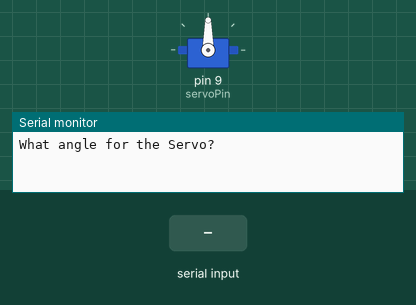
A sketch run on a simulated Arduino Uno, built with avr-gcc and run on an emulated ATmega328P. On the bench: servo, the last lines printed to the serial monitor. The test bench sets the inputs (shaded band).

Above: at 1.2 s.
1.3 s: "30,150\n" received over Serial
At 3.1 s:
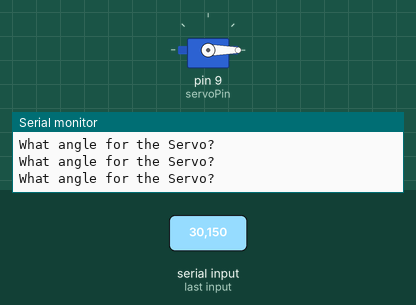
3.8 s: "90,45\n" received over Serial
At 4.2 s:
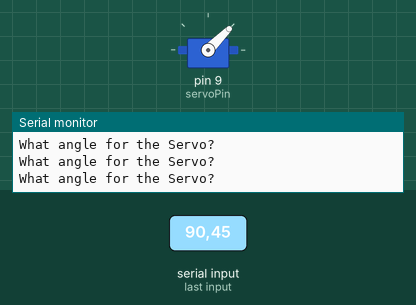
6.3 s: "200\n" received over Serial
At 7.1 s:
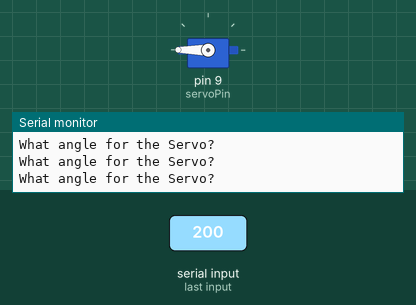
Timing chart, 0 to 9.3 s (numbered marks = the images above; inputs shaded):
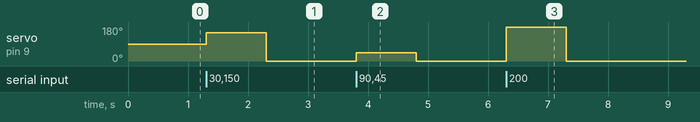

The sketch:

Program019servo1.ino
```cpp
#include<Servo.h>
int servoPin=9;
int servoPos=90;
Servo myservo;

void setup() {
  Serial.begin(9600);
  myservo.attach(servoPin);

}

void loop() {
  Serial.println("What angle for the Servo?");
  while(Serial.available()==0){

  }

  servoPos= Serial.parseInt();
  myservo.write(servoPos);
}
```

Measured:
- after the input at 1.3 s, servo on pin 9 (servoPin): 90° → 150° at once, → 0° 1.0 s later
- after the input at 3.8 s, servo on pin 9 (servoPin): 0° → 45° at once, → 0° 1.0 s later
- after the input at 6.3 s, servo on pin 9 (servoPin): 0° → 180° at once, → 0° 1.0 s later
